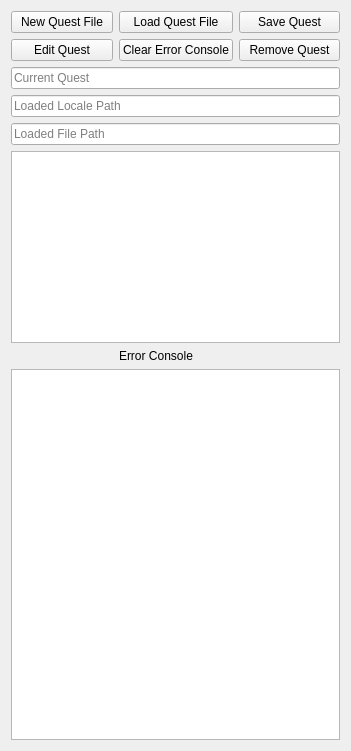
         <widget class="QWidget" name="gridLayoutWidget">
          <property name="geometry">
           <rect>
            <x>0</x>
            <y>0</y>
            <width>351</width>
            <height>751</height>
           </rect>
          </property>
          <layout class="QGridLayout" name="FileManagerLayout">
           <item row="2" column="3">
            <widget class="QPushButton" name="RemoveFromQuestFile">
             <property name="text">
              <string>Remove Quest</string>
             </property>
            </widget>
           </item>
           <item row="3" column="1" colspan="3">
            <widget class="QLineEdit" name="CurrentQuestText">
             <property name="text">
              <string/>
             </property>
             <property name="readOnly">
              <bool>true</bool>
             </property>
             <property name="placeholderText">
              <string>Current Quest</string>
             </property>
             <property name="clearButtonEnabled">
              <bool>false</bool>
             </property>
            </widget>
           </item>
           <item row="1" column="2">
            <widget class="QPushButton" name="LoadQuestFile">
             <property name="text">
              <string>Load Quest File</string>
             </property>
            </widget>
           </item>
           <item row="6" column="1" rowspan="2" colspan="3">
            <widget class="QListWidget" name="QuestFileWidget"/>
           </item>
           <item row="4" column="1" colspan="3">
            <widget class="QLineEdit" name="LoadedLocalePath">
             <property name="text">
              <string/>
             </property>
             <property name="readOnly">
              <bool>true</bool>
             </property>
             <property name="placeholderText">
              <string>Loaded Locale Path</string>
             </property>
             <property name="clearButtonEnabled">
              <bool>false</bool>
             </property>
            </widget>
           </item>
           <item row="1" column="3">
            <widget class="QPushButton" name="SaveQuestFile">
             <property name="text">
              <string>Save Quest</string>
             </property>
            </widget>
           </item>
           <item row="5" column="1" colspan="3">
            <widget class="QLineEdit" name="LoadFilePath">
             <property name="text">
              <string/>
             </property>
             <property name="readOnly">
              <bool>true</bool>
             </property>
             <property name="placeholderText">
              <string>Loaded File Path</string>
             </property>
             <property name="clearButtonEnabled">
              <bool>false</bool>
             </property>
            </widget>
           </item>
           <item row="9" column="1" colspan="3">
            <widget class="QListWidget" name="Console"/>
           </item>
           <item row="1" column="1">
            <widget class="QPushButton" name="NewQuestFile">
             <property name="text">
              <string>New Quest File</string>
             </property>
            </widget>
           </item>
           <item row="2" column="1">
            <widget class="QPushButton" name="EditQuest">
             <property name="text">
              <string>Edit Quest</string>
             </property>
            </widget>
           </item>
           <item row="8" column="2">
            <widget class="QLabel" name="label_29">
             <property name="text">
              <string>Error Console</string>
             </property>
            </widget>
           </item>
           <item row="2" column="2">
            <widget class="QPushButton" name="ClearConsole">
             <property name="sizePolicy">
              <sizepolicy hsizetype="Minimum" vsizetype="Fixed">
               <horstretch>0</horstretch>
               <verstretch>113</verstretch>
              </sizepolicy>
             </property>
             <property name="text">
              <string>Clear Error Console</string>
             </property>
            </widget>
           </item>
          </layout>
         </widget>
